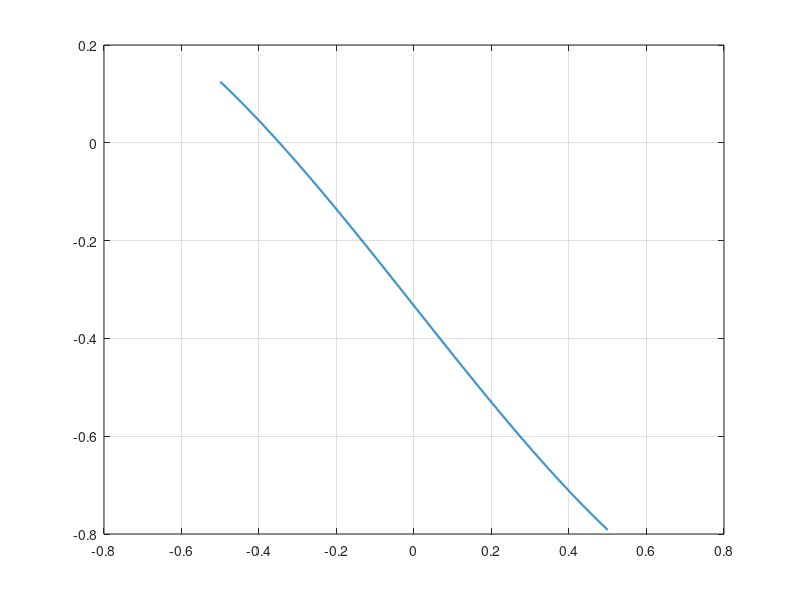

MATLAB code to generate this figure: (Note: this script raises an error after producing the figure.)
% Q3
f  = @(x) x.^3/3 - x - 1/3;
p  = -0.347296;
I  = linspace(-0.5, 0.5, 1000);

figure; plot(I, f(I), 'LineWidth', 1.5); 
grid on; hold on;
yline(0,'k--');                          
xline(p,'r:');                           
plot(p, f(p), 'ro', 'MarkerSize', 6, 'MarkerFaceColor','r');
xlabel('x');
ylabel('f(x)'); 
title('f(x) = x^3/3 - x - 1/3 on [-0.5,0.5]');
legend('f(x)','y=0','x=p','location','best');

val_at_p = f(p);                %Verify the root numerically
fprintf('f(p) = %.10g\n', val_at_p);

% Q4 Bisection with error plot
f = @(x) x.^3/3 - x - 1/3;
a0 = -0.5; b0 = 0.5;         
tolF = 1e-4;                  
maxit = 100;

a = a0; b = b0; fa = f(a); fb = f(b);
if fa*fb > 0, error('f(a0) and f(b0) must have opposite signs.'); 
end

p_hist = [];
for k = 1:maxit
    p = (a + b)/2;
    p_hist(end+1,1) = p;    
    fp = f(p);

    if abs(fp) <= tolF, break; 
    end

    if fa*fp < 0
        b = p; fb = fp;
    else
        a = p; fa = fp;
    end
end

p_true = -0.347296;                 

n = (1:numel(p_hist))';
abs_err = abs(p_hist - p_true);
bound   = (b0 - a0) ./ (2.^n);     

figure;
semilogy(n, abs_err, 'o-', 'LineWidth', 1.2); 
hold on;
semilogy(n, bound,   '--', 'LineWidth', 1.2);
grid on;
xlabel('Iteration n'); 
ylabel('Error (log scale)');
title('|p_n - p| and bound (|b-a|/2^n) for bisection');
legend('|p_n - p|','(|b-a|)/2^n','Location','northeast');

% Q5 Fixed-point iteration with improved bound
f  = @(x) x.^3/3 - x - 1/3;
g  = @(x) (x.^3 - 1)/3;           
a = -0.5; b = 0.5;
K = 0.25;                         
p0 = 0;                          
tolF = 1e-4;
maxit = 200;

p = p0;
p_hist = []; f_hist = [];
for k = 1:maxit
    p = g(p);
    p_hist(end+1,1) = p;         
    f_hist(end+1,1) = f(p);
    if abs(f_hist(end)) <= tolF
        break;
    end
end

iters = numel(p_hist);
p_star = p_hist(end);
disp(['Fixed-point converged in ', num2str(iters), ...
      ' iterations. p ≈ ', num2str(p_star), ...
      ', |f(p)| = ', num2str(abs(f_hist(end)))]);

p_true = -0.347296;
n = (1:iters)';

abs_err = abs(p_hist - p_true);         
bound   = ((K.^n) / (1 - K)) * abs(g(p0) - p0); 

figure;
semilogy(n, abs_err, 'o-', 'LineWidth', 1.2); 
hold on;
semilogy(n, bound, '--', 'LineWidth', 1.2);
grid on;
xlabel('Iteration n');
ylabel('Error (log scale)');
title('|p_n - p| and theoretical bound (K^n/(1-K))|p_1 - p_0|');
legend('|p_n - p|','Bound','Location','northeast');

% Q6 Fixed-point with different initializations
f = @(x) x.^3/3 - x - 1/3;
g = @(x) (x.^3 - 1)/3;          
tolF = 1e-4;  maxit = 200;

p_true = -0.347296;              
p0s = linspace(-0.5, 0.5, 21);   

iters = zeros(size(p0s));
rate_est = NaN(size(p0s));

for i = 1:numel(p0s)
    p = p0s(i);
    p_hist = p; fh = f(p);
    for k = 1:maxit
        p = g(p);
        p_hist(end+1,1) = p;   
        fh = f(p);
        if abs(fh) <= tolF, break; 
        end
    end
    iters(i) = numel(p_hist)-1;

    if numel(p_hist) >= 6
        e = abs(p_hist - p_true);
        r = e(2:end)./e(1:end-1);           % e_{n+1}/e_n
        rate_est(i) = median(r(end-5:end-1));
    end
end

figure;
plot(p0s, iters, 'o-', 'LineWidth', 1.2); 
grid on;
xlabel('initialization p_0'); 
ylabel('iterations to |f(p_n)| \le 1e-4');
title('Fixed-point iterations vs initialization');

figure; 
plot(p0s, rate_est, 's-', 'LineWidth', 1.2); 
grid on;
xlabel('initialization p_0'); 
ylabel('estimated linear rate');
title('Estimated convergence rate vs initialization');
yline(0.25,'k--','K = sup|g''(x)| on [-0.5,0.5]');
yline((0.347296)^2,'r:','|g''(p)| \approx 0.1206');
